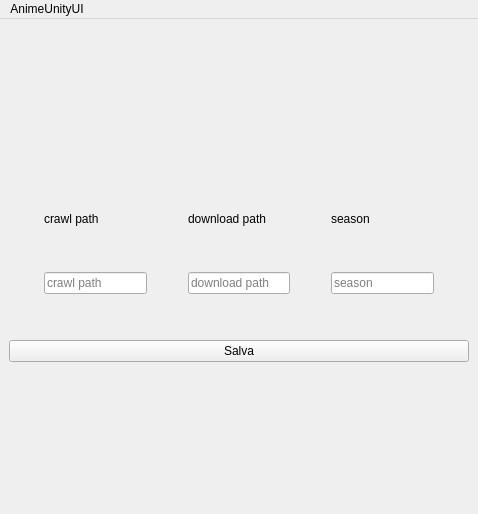
<?xml version="1.0" encoding="UTF-8"?>
<ui version="4.0">
 <class>search_window</class>
 <widget class="QMainWindow" name="search_window">
  <property name="geometry">
   <rect>
    <x>0</x>
    <y>0</y>
    <width>478</width>
    <height>514</height>
   </rect>
  </property>
  <property name="minimumSize">
   <size>
    <width>300</width>
    <height>160</height>
   </size>
  </property>
  <property name="windowTitle">
   <string>MainWindow</string>
  </property>
  <widget class="QWidget" name="centralwidget">
   <layout class="QHBoxLayout" name="horizontalLayout_2">
    <item>
     <layout class="QVBoxLayout" name="verticalLayout">
      <property name="sizeConstraint">
       <enum>QLayout::SetDefaultConstraint</enum>
      </property>
      <item>
       <spacer name="verticalSpacer_12">
        <property name="orientation">
         <enum>Qt::Vertical</enum>
        </property>
        <property name="sizeHint" stdset="0">
         <size>
          <width>20</width>
          <height>40</height>
         </size>
        </property>
       </spacer>
      </item>
      <item>
       <layout class="QHBoxLayout" name="horizontalLayout">
        <item>
         <spacer name="horizontalSpacer_3">
          <property name="orientation">
           <enum>Qt::Horizontal</enum>
          </property>
          <property name="sizeHint" stdset="0">
           <size>
            <width>40</width>
            <height>20</height>
           </size>
          </property>
         </spacer>
        </item>
        <item>
         <layout class="QVBoxLayout" name="title_ly">
          <item>
           <spacer name="verticalSpacer_7">
            <property name="orientation">
             <enum>Qt::Vertical</enum>
            </property>
            <property name="sizeHint" stdset="0">
             <size>
              <width>20</width>
              <height>40</height>
             </size>
            </property>
           </spacer>
          </item>
          <item>
           <widget class="QLabel" name="title_lbl">
            <property name="text">
             <string>crawl path</string>
            </property>
            <property name="indent">
             <number>-1</number>
            </property>
           </widget>
          </item>
          <item>
           <spacer name="verticalSpacer_4">
            <property name="orientation">
             <enum>Qt::Vertical</enum>
            </property>
            <property name="sizeHint" stdset="0">
             <size>
              <width>20</width>
              <height>40</height>
             </size>
            </property>
           </spacer>
          </item>
          <item>
           <widget class="QLineEdit" name="crawl_ledit">
            <property name="minimumSize">
             <size>
              <width>100</width>
              <height>0</height>
             </size>
            </property>
            <property name="text">
             <string/>
            </property>
            <property name="placeholderText">
             <string>crawl path</string>
            </property>
           </widget>
          </item>
          <item>
           <spacer name="verticalSpacer">
            <property name="orientation">
             <enum>Qt::Vertical</enum>
            </property>
            <property name="sizeHint" stdset="0">
             <size>
              <width>20</width>
              <height>40</height>
             </size>
            </property>
           </spacer>
          </item>
         </layout>
        </item>
        <item>
         <spacer name="horizontalSpacer">
          <property name="orientation">
           <enum>Qt::Horizontal</enum>
          </property>
          <property name="sizeHint" stdset="0">
           <size>
            <width>40</width>
            <height>20</height>
           </size>
          </property>
         </spacer>
        </item>
        <item>
         <layout class="QVBoxLayout" name="genre_ly">
          <item>
           <spacer name="verticalSpacer_8">
            <property name="orientation">
             <enum>Qt::Vertical</enum>
            </property>
            <property name="sizeHint" stdset="0">
             <size>
              <width>20</width>
              <height>40</height>
             </size>
            </property>
           </spacer>
          </item>
          <item>
           <widget class="QLabel" name="gemre_lbl">
            <property name="text">
             <string>download path</string>
            </property>
           </widget>
          </item>
          <item>
           <spacer name="verticalSpacer_5">
            <property name="orientation">
             <enum>Qt::Vertical</enum>
            </property>
            <property name="sizeHint" stdset="0">
             <size>
              <width>20</width>
              <height>40</height>
             </size>
            </property>
           </spacer>
          </item>
          <item>
           <widget class="QLineEdit" name="download_ledit">
            <property name="placeholderText">
             <string>download path</string>
            </property>
           </widget>
          </item>
          <item>
           <spacer name="verticalSpacer_2">
            <property name="orientation">
             <enum>Qt::Vertical</enum>
            </property>
            <property name="sizeHint" stdset="0">
             <size>
              <width>20</width>
              <height>40</height>
             </size>
            </property>
           </spacer>
          </item>
         </layout>
        </item>
        <item>
         <spacer name="horizontalSpacer_2">
          <property name="orientation">
           <enum>Qt::Horizontal</enum>
          </property>
          <property name="sizeHint" stdset="0">
           <size>
            <width>40</width>
            <height>20</height>
           </size>
          </property>
         </spacer>
        </item>
        <item>
         <layout class="QVBoxLayout" name="year_ly">
          <item>
           <spacer name="verticalSpacer_9">
            <property name="orientation">
             <enum>Qt::Vertical</enum>
            </property>
            <property name="sizeHint" stdset="0">
             <size>
              <width>20</width>
              <height>40</height>
             </size>
            </property>
           </spacer>
          </item>
          <item>
           <widget class="QLabel" name="year_lbl">
            <property name="text">
             <string>season</string>
            </property>
           </widget>
          </item>
          <item>
           <spacer name="verticalSpacer_6">
            <property name="orientation">
             <enum>Qt::Vertical</enum>
            </property>
            <property name="sizeHint" stdset="0">
             <size>
              <width>20</width>
              <height>40</height>
             </size>
            </property>
           </spacer>
          </item>
          <item>
           <widget class="QLineEdit" name="season_ledit">
            <property name="placeholderText">
             <string>season</string>
            </property>
           </widget>
          </item>
          <item>
           <spacer name="verticalSpacer_3">
            <property name="orientation">
             <enum>Qt::Vertical</enum>
            </property>
            <property name="sizeHint" stdset="0">
             <size>
              <width>20</width>
              <height>40</height>
             </size>
            </property>
           </spacer>
          </item>
         </layout>
        </item>
        <item>
         <spacer name="horizontalSpacer_4">
          <property name="orientation">
           <enum>Qt::Horizontal</enum>
          </property>
          <property name="sizeHint" stdset="0">
           <size>
            <width>40</width>
            <height>20</height>
           </size>
          </property>
         </spacer>
        </item>
       </layout>
      </item>
      <item>
       <widget class="QPushButton" name="save_button">
        <property name="text">
         <string>Salva</string>
        </property>
       </widget>
      </item>
      <item>
       <spacer name="verticalSpacer_11">
        <property name="orientation">
         <enum>Qt::Vertical</enum>
        </property>
        <property name="sizeHint" stdset="0">
         <size>
          <width>20</width>
          <height>40</height>
         </size>
        </property>
       </spacer>
      </item>
     </layout>
    </item>
   </layout>
  </widget>
  <widget class="QMenuBar" name="menubar">
   <property name="geometry">
    <rect>
     <x>0</x>
     <y>0</y>
     <width>478</width>
     <height>24</height>
    </rect>
   </property>
   <widget class="QMenu" name="menuAnimeUnityUI">
    <property name="title">
     <string>AnimeUnityUI</string>
    </property>
   </widget>
   <addaction name="menuAnimeUnityUI"/>
  </widget>
 </widget>
 <resources/>
 <connections/>
</ui>
